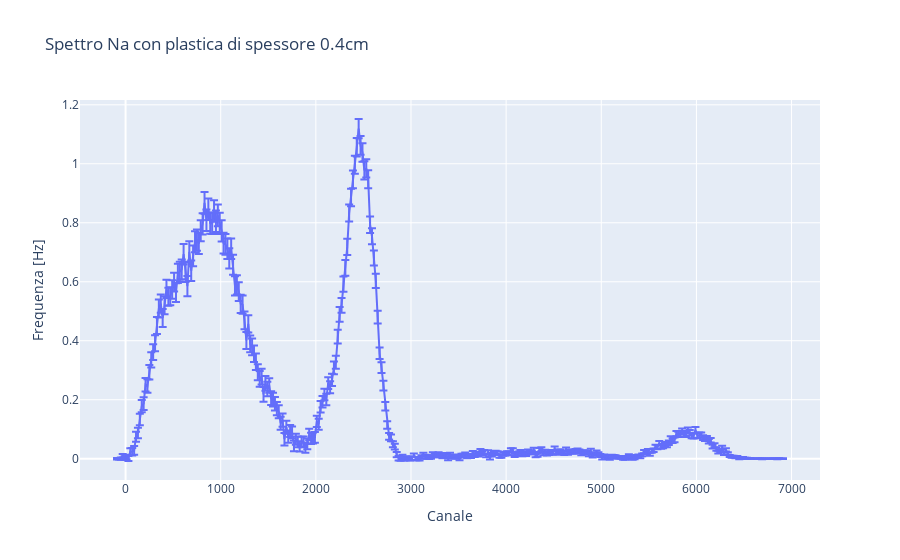

Source (notebook cell):
### Code cell
'''

    plastica DI SPESSORE 1.4cm

'''

segnale_14cm = pd.read_csv('1.4cm.csv', sep=';', engine='python')
channel_14 = np.array(segnale_0cm['Channel'])
counts_14 = np.array(segnale_14cm['Counts'])

# calculating frequency and removing background noise
frequency_14_raw = frequency_converter(counts_14, time_signal=1200)
background_14, err_background_14, max_back, min_back= multi_SNIP_algorithm(frequency_14_raw[0], channel_14, iterations=18, delta_n=4)

frequency_14 = (frequency_14_raw[0] - background_14, np.sqrt(frequency_14_raw[1]**2+err_background_14**2))
freq_max = (frequency_14_raw[0] - max_back, np.sqrt(frequency_14_raw[1]**2+err_background_14**2))
freq_min = (frequency_14_raw[0] - min_back, np.sqrt(frequency_14_raw[1]**2+err_background_14**2))

# plot
fig = px.line(x=channel_14, y=frequency_14[0], error_y=frequency_14[1], title='Spettro Na con plastica di spessore 0.4cm', labels={'x':'Canale', 'y':'Frequenza [Hz]'})
fig.show()

# fit
ls = LeastSquares(channel_14, frequency_14[0], frequency_14[1], func2)
m = Minuit(ls, A=470, mu=2400, sigma=200, A2=10, mu2=2000, sigma2=200)
ls.mask = (channel_14 > 1800) & (channel_14 < 3000)
m.migrad()
m.hesse()
display(m)

xaxis = np.linspace(1800, 3000, 3000)
yaxis = func2(xaxis, *m.values)
plt.errorbar(channel_14, frequency_14[0], frequency_14[1], fmt='.', color='green', label='Data', alpha=0.3)
plt.plot(xaxis, yaxis, color='red', label='Fit')
plt.xlabel('Channel')
plt.ylabel('Frequency')
plt.legend()
plt.title('Fit spettro Na')
plt.grid()

freq_integral = []
channel_integral = []
integral_extremes = [12000, 15600]
for i in range(len(channel_14)):
    if channel_14[i] > integral_extremes[0] and channel_14[i] < integral_extremes[1]:
        freq_integral.append(frequency_14[0][i])
        channel_integral.append(channel_14[i])
        
Area=m.values['A']+m.values['A2']
err_Area=np.sqrt(m.errors['A']**2+m.errors['A2']**2)
print(f'Area picco con integrale trapezoidale: {np.trapz(freq_integral, channel_integral):.2f}')
print(f'Area picco con integrale fit: {Area:.2f} ± {err_Area:.2f}')

intensità_511KeV.append(m.values['A']+m.values['A2'])
err_intensità_511KeV.append(np.sqrt(m.errors['A']**2+m.errors['A2']**2))

#sistematici
ls = LeastSquares(channel_14, freq_max[0], freq_max[1], func2)
m = Minuit(ls, A=470, mu=2500, sigma=200, A2=10, mu2=2100, sigma2=200)
ls.mask = (channel_14 > 1800) & (channel_14 < 3000)
m.limits['A2']= (0, 1000)
m.migrad()
m.hesse()
display(m)
sist1 = m.values['A']+m.values['A2']

ls = LeastSquares(channel_14, freq_min[0], freq_min[1], func2)
m = Minuit(ls, A=470, mu=2400, sigma=200, A2=2, mu2=2100, sigma2=300)
ls.mask = (channel_14 > 1800) & (channel_14 < 3000)
m.limits['A2']= (0, 1000)
m.migrad()
m.hesse()
display(m)
sist2 = m.values['A']+m.values['A2']

err_sist = np.abs(sist1 - sist2)/2

err_sistematico_511KeV.append(err_sist)

### Figure 1 — Plotly figure (JSON) as saved in the notebook; plotly's stock layout.template omitted (floating-point values rounded to 4 significant figures; data arrays with more than 128 entries replaced by an {"elided": "..."} marker saying what was removed)
{"data": [{"error_y": {"array": {"elided": "351 float values"}}, "hovertemplate": "Canale=%{x}<br>Frequenza [Hz]=%{y}<extra></extra>", "legendgroup": "", "line": {"color": "#636efa", "dash": "solid"}, "marker": {"symbol": "circle"}, "mode": "lines", "name": "", "orientation": "v", "showlegend": false, "type": "scatter", "x": {"elided": "351 int values"}, "xaxis": "x", "y": {"elided": "351 float values"}, "yaxis": "y"}], "layout": {"legend": {"tracegroupgap": 0}, "title": {"text": "Spettro Na con plastica di spessore 0.4cm"}, "xaxis": {"anchor": "y", "domain": [0, 1], "title": {"text": "Canale"}}, "yaxis": {"anchor": "x", "domain": [0, 1], "title": {"text": "Frequenza [Hz]"}}}}
